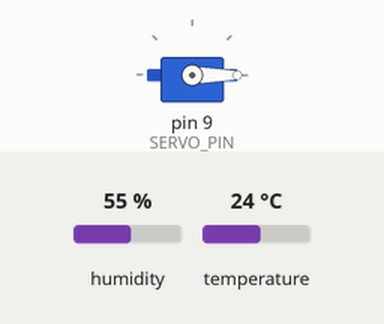
Simulated run of this sketch. Board: Arduino Uno, built with avr-gcc and run on an emulated ATmega328P. On the bench: servo. Inputs (shaded band) come from the test bench; at power-on: humidity 55 %, temperature 24 °C. What the sketch prints to the serial monitor is not drawn.

Above: at 0.05 s.
Timing chart, 0 to 3.7 s (numbered marks = the images above):
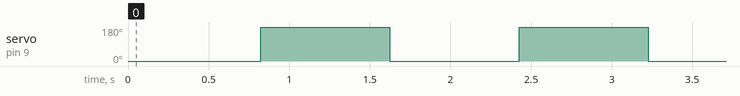

The sketch:

Servo_DHT11.ino
```cpp
#include <Servo.h>
#include "DHT.h"

Servo myServo;
const int SERVO_PIN = 9;
const int DHTPIN = 5;
const int DHTTYPE = DHT11;
DHT dht(DHTPIN, DHTTYPE);

int state = 0;

void setup() {
  myServo.attach(SERVO_PIN);
  dht.begin();
  Serial.begin(9600);
}

void loop() {
  if(state == 0) {
    state = 1;
    myServo.write(0);
  }
  else {
    state = 0;
    float h = dht.readHumidity();    //Đọc độ ẩm
    float t = dht.readTemperature(); //Đọc nhiệt độ
    Serial.print("Nhiet do: ");
    Serial.println(t);               //Xuất nhiệt độ
    Serial.print("Do am: ");
    Serial.println(h);               //Xuất độ ẩm
    Serial.println();

    if(t > 25 && h > 76) myServo.write(110);
    else myServo.write(180);
  }

  delay(800);

}
```

Measured:
- by itself, servo on pin 9 (SERVO_PIN): alternates 180° for 0.80 s and 0° for 0.81 s
